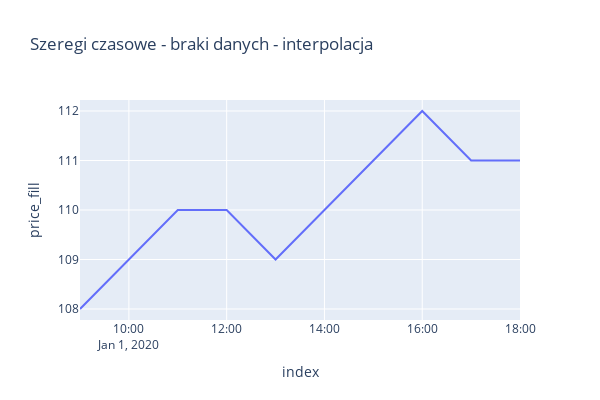

Write notebook code for a chart like this one.
### Markdown cell above
#### Interpolacja danych

### Code cell
df_plotly = df.reset_index()
df_plotly["price_fill"] = df_plotly["price"].interpolate()
px.line(df_plotly, 'index', 'price_fill', width=600, height=400, title='Szeregi czasowe - braki danych - interpolacja')

### Figure 1 — Plotly figure (JSON) as saved in the notebook; plotly's stock layout.template omitted (floating-point values rounded to 4 significant figures)
{"data": [{"hovertemplate": "index=%{x}<br>price_fill=%{y}<extra></extra>", "legendgroup": "", "line": {"color": "#636efa", "dash": "solid"}, "marker": {"symbol": "circle"}, "mode": "lines", "name": "", "orientation": "v", "showlegend": false, "type": "scatter", "x": ["2020-01-01T09:00:00.000000000", "2020-01-01T10:00:00.000000000", "2020-01-01T11:00:00.000000000", "2020-01-01T12:00:00.000000000", "2020-01-01T13:00:00.000000000", "2020-01-01T14:00:00.000000000", "2020-01-01T15:00:00.000000000", "2020-01-01T16:00:00.000000000", "2020-01-01T17:00:00.000000000", "2020-01-01T18:00:00.000000000"], "xaxis": "x", "y": [108.0, 109.0, 110.0, 110.0, 109.0, 110.0, 111.0, 112.0, 111.0, 111.0], "yaxis": "y"}], "layout": {"height": 400, "legend": {"tracegroupgap": 0}, "title": {"text": "Szeregi czasowe - braki danych - interpolacja"}, "width": 600, "xaxis": {"anchor": "y", "domain": [0, 1], "title": {"text": "index"}}, "yaxis": {"anchor": "x", "domain": [0, 1], "title": {"text": "price_fill"}}}}
